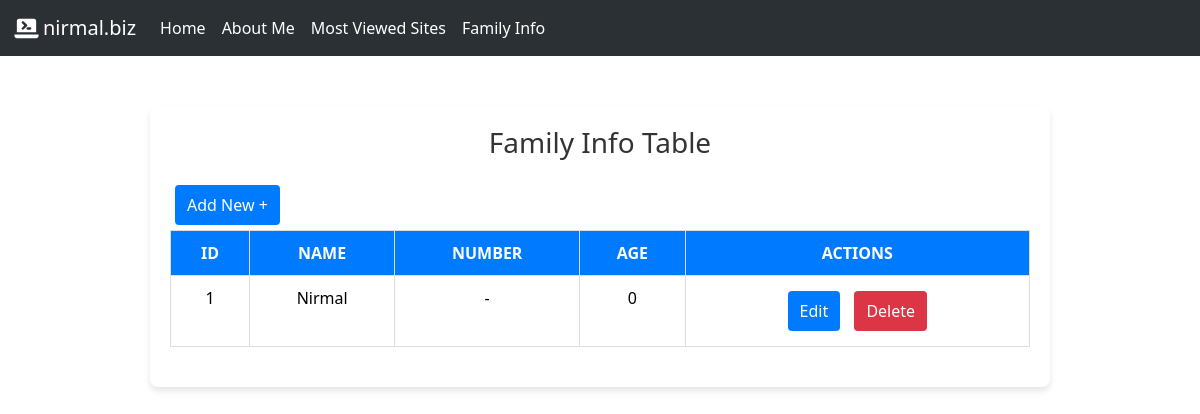
The page /familyinfo/ on the database as committed earlier.
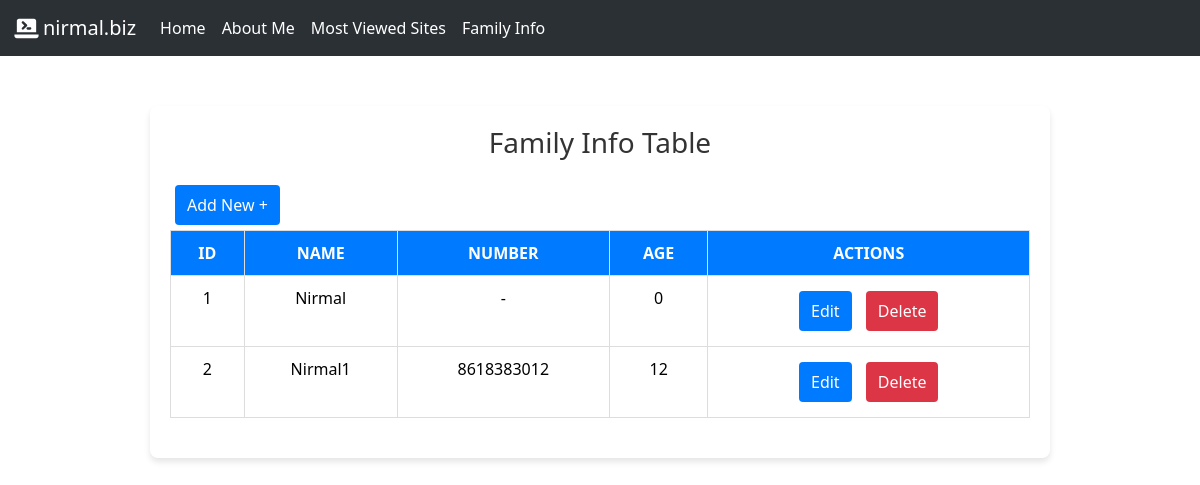
The same page on the database as committed later.
### familyinfo/models.py (models this page shows, shortened)
class Family(models.Model):
    name = models.CharField(max_length=100, default='')
    age = models.IntegerField(default=0)
    number = models.CharField(max_length=10, default='')

### familyinfo/views.py (the view)
# urls.py: path('', views.index, name='index'),
def index(request):
    family = Family.objects.all()
    return render(request, 'familyinfo/index.html', {'family':family})

### templates/familyinfo/index.html (shortened to what this page needs)
{% extends 'base.html' %}
{% block body %}
<div class="container">
  <h3>Family Info Table</h3>
  <a href="add/" class="btn">Add New +</a>
  <div class="table-responsive">
    <table class="table">
      <thead>
        <tr>
          <th>Id</th>
          <th>Name</th>
          <th>Number</th>
          <th>Age</th>
          <th>Actions</th>
        </tr>
      </thead>
      <tbody>
      {% for f in family %}
        <tr>
          <td>{{ forloop.counter }}</td>
          <td>{{ f.name }}</td>
          <td>{{ f.number }}</td>
          <td>{{ f.age }}</td>
          <td>
            <a href="{% url 'edit' f.id %}" class="btn">Edit</a>
            <a href="/familyinfo/delete/{{ f.id }}" class="btn" style="background-color: #dc3545;">Delete</a>
          </td>
        </tr>
      {% endfor %}
      </tbody>
    </table>
  </div>
</div>
{% endblock %}

### templates/base.html (shortened to what this page needs)
<!doctype html>
<html lang="en">
  <head>
    {% load static %}
    <link href="https://cdn.jsdelivr.net/npm/bootstrap@5.3.6/dist/css/bootstrap.min.css" rel="stylesheet">
  </head>
  <body>
    <nav class="navbar navbar-expand-lg bg-body-tertiary" data-bs-theme="dark">
      <div class="container-fluid">
        <a class="navbar-brand d-flex align-items-center" href="/">
          <span style="padding-left:2px;"> nirmal.biz </span>
        </a>
        <div class="collapse navbar-collapse" id="navbarNavAltMarkup">
          <div class="navbar-nav">
            <a class="nav-link active" aria-current="page" href="/">Home</a>
            <a class="nav-link active" aria-current="page" href="/aboutme">About Me</a>
            <a class="nav-link active" aria-current="page" href="/mostviewedsites">Most Viewed Sites</a>
            <a class="nav-link active" aria-current="page" href="/familyinfo">Family Info</a>
          </div>
        </div>
      </div>
    </nav>
    {% block body %}{% endblock %}
  </body>
</html>

Rows that differ between the two databases and show on the page:
added Family: name "Nirmal1", number "8618383012", age "12"
